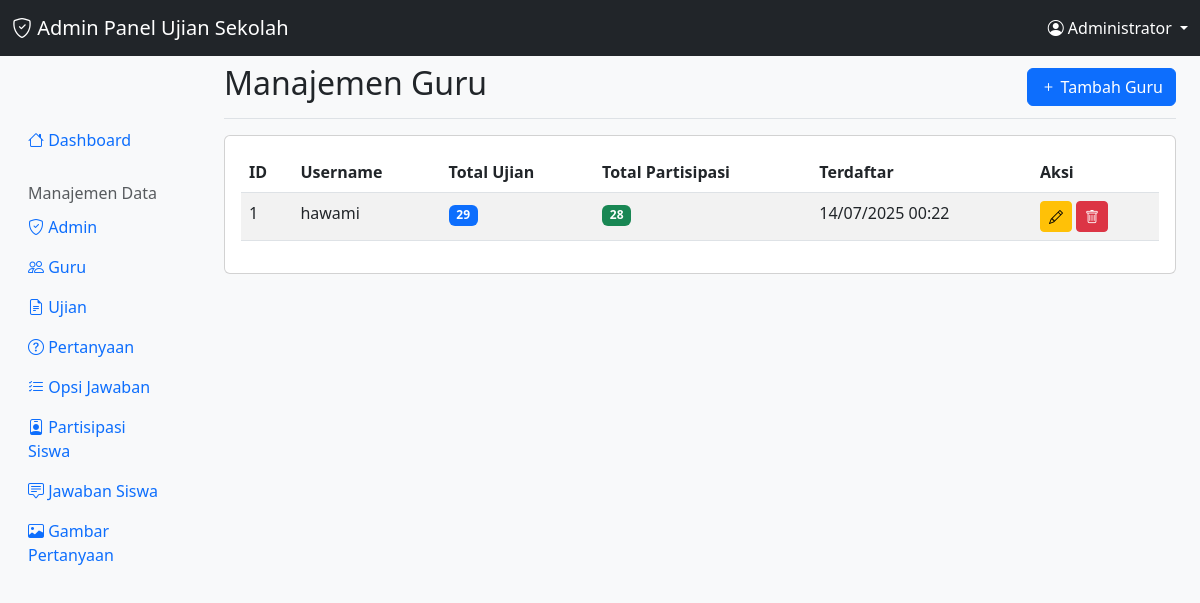
/admin/guru.php (signed in), run on the app's committed database.
### tables this page shows
CREATE TABLE `guru` (
  `id` int(11) NOT NULL,
  `username` varchar(100) NOT NULL,
  `password` varchar(255) NOT NULL,
  `created_at` timestamp NOT NULL DEFAULT current_timestamp()
);

### admin/guru.php (the view, shortened to what this page needs)
<?php
require_once 'config/auth.php';
$gurus = $conn->query("
    SELECT g.*,
           COUNT(u.id) as total_ujian,
           COUNT(DISTINCT ps.id) as total_partisipasi
    FROM guru g
    LEFT JOIN ujian u ON g.id = u.id_guru
    LEFT JOIN partisipasi_siswa ps ON u.id = ps.id_ujian
    GROUP BY g.id
    ORDER BY g.created_at DESC
")->fetch_all(MYSQLI_ASSOC);
?>
<!DOCTYPE html>
<html lang="id">
<head>
    <link href="https://cdn.jsdelivr.net/npm/bootstrap@5.3.0/dist/css/bootstrap.min.css" rel="stylesheet">
    <link href="https://cdn.jsdelivr.net/npm/bootstrap-icons@1.10.0/font/bootstrap-icons.css" rel="stylesheet">
</head>
<body class="bg-light">
    <?php include 'includes/navbar.php'; ?>
    <div class="container-fluid mt-5">
        <div class="row">
            <?php include 'includes/sidebar.php'; ?>
            <main class="col-md-9 ms-sm-auto col-lg-10 px-md-4">
                <div class="d-flex justify-content-between flex-wrap flex-md-nowrap align-items-center pt-3 pb-2 mb-3 border-bottom">
                    <h1 class="h2">Manajemen Guru</h1>
                    <button class="btn btn-primary" data-bs-toggle="modal" data-bs-target="#addModal">
                        <i class="bi bi-plus"></i> Tambah Guru
                    </button>
                </div>
                <div class="card">
                    <div class="card-body">
                        <div class="table-responsive">
                            <table class="table table-striped">
                                <thead>
                                    <tr>
                                        <th>ID</th>
                                        <th>Username</th>
                                        <th>Total Ujian</th>
                                        <th>Total Partisipasi</th>
                                        <th>Terdaftar</th>
                                        <th>Aksi</th>
                                    </tr>
                                </thead>
                                <tbody>
                                    <?php foreach ($gurus as $guru): ?>
                                    <tr>
                                        <td><?= $guru['id'] ?></td>
                                        <td><?= htmlspecialchars($guru['username']) ?></td>
                                        <td><span class="badge bg-primary"><?= $guru['total_ujian'] ?></span></td>
                                        <td><span class="badge bg-success"><?= $guru['total_partisipasi'] ?></span></td>
                                        <td><?= date('d/m/Y H:i', strtotime($guru['created_at'])) ?></td>
                                        <td>
                                            <button class="btn btn-sm btn-warning" onclick="editGuru(<?= htmlspecialchars(json_encode($guru)) ?>)">
                                                <i class="bi bi-pencil"></i>
                                            </button>
                                            <button class="btn btn-sm btn-danger" onclick="deleteGuru(<?= $guru['id'] ?>)">
                                                <i class="bi bi-trash"></i>
                                            </button>
                                        </td>
                                    </tr>
                                    <?php endforeach; ?>
                                </tbody>
                            </table>
                        </div>
                    </div>
                </div>
            </main>
        </div>
    </div>
</body>
</html>

### data on the page
guru: id "1", username "hawami", total_ujian "29", total_partisipasi "28", created_at "14/07/2025 00:22"

### other printed values
$_SESSION['admin_nama'] "Administrator"
